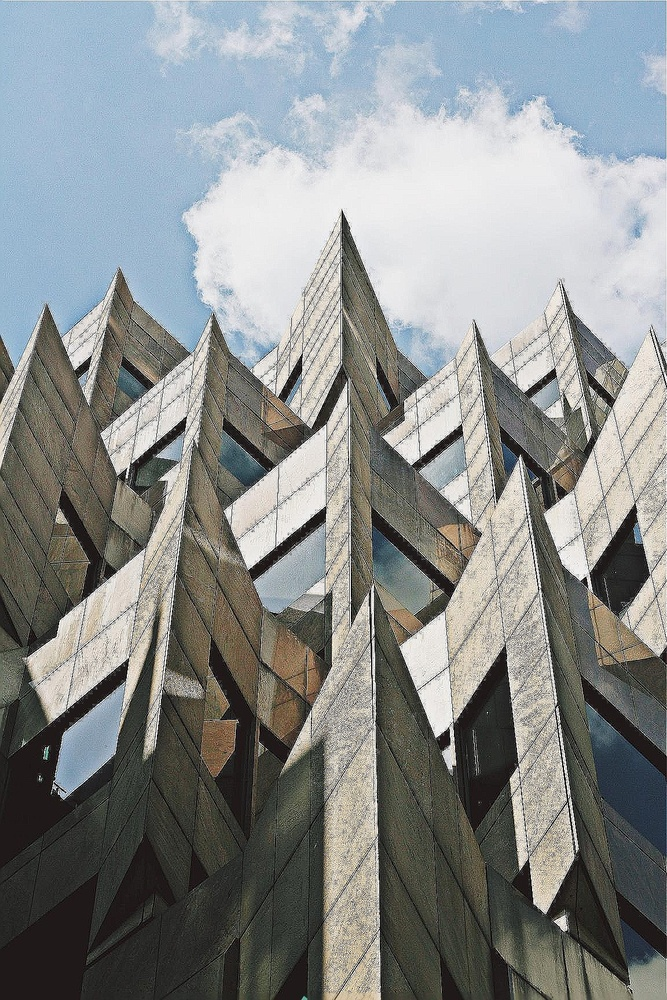
#> input picture PDI/Aula_2/imgs/toa-sharp-def-3.jpg, 667 x 1000 px, shrunk from 1152 x 1728 before the run, found by its file name
$ python code3.py
#> lines starting #> are read from the running program, lines starting #| are printed output that depends on the picture
### PDI/src/pdi_utils.py
import matplotlib.pyplot as plt
import numpy as np


def load_red_roses():
    return plt.imread("PDI//Aula_1//imgs//red_roses.png")

def load_page_image():
    return plt.imread("PDI//Aula_1//imgs//page.jpg")

def load_chess_image():
    return plt.imread("PDI//Aula_1//imgs//chess_gray.png")

def load_woman():
    return plt.imread("PDI//Aula_1//imgs//woman.png")

def load_flipped_seville():
    return plt.imread("PDI//Aula_1//imgs//flipped_seville.png")

def load_lena():
    return plt.imread("PDI//Aula_1//imgs//lena.png")

def load_lools_image():
    return plt.imread("PDI//Aula_2//imgs//shapes52.jpg")

def load_soaps_image():
    return plt.imread("PDI//Aula_2//imgs//soaps.jpg")

def load_building_image():
    return plt.imread("PDI//Aula_2//imgs//toa-sharp-def-3.jpg")
#> returned value is the input picture: shape (1000, 667, 3); mean R, G, B 136.1, 139.7, 139.2

def load_chest_ray_x():
    return plt.imread("PDI//Aula_2//imgs//contrast_00000109_005.png")

def load_aerial_image():
    return plt.imread("PDI//Aula_2//imgs//aerial.png")

def load_rotate_cat():
    return plt.imread("PDI//Aula_2//imgs//cat.jpg")

def show_image(image, title='Image', cmap_type='gray'):
    plt.imshow(image, cmap=cmap_type)
    plt.title(title)
    plt.axis('off')
    plt.show()

def manual_rgb2gray(rgb_img):
    return np.array((rgb_img[:,:,0]*0.29 + rgb_img[:,:,1]*0.59 + rgb_img[:,:,2]*0.11)).astype(int)

### PDI/Aula_2/code3.py

# Import Gaussian filter
from skimage.filters import gaussian
from PDI.src.pdi_utils import load_building_image,show_image
building_image = load_building_image()


# Apply filter sigma = 1
gaussian_image = gaussian(building_image, sigma=1,channel_axis = True)

# Show original and resulting image to compare
show_image(building_image, "Original")
show_image(gaussian_image, "Reduced sharpness Gaussian with sigma = 1")


# Apply gaussian filter sigma = 5
gaussian_image = gaussian(building_image, sigma=5,channel_axis = True)
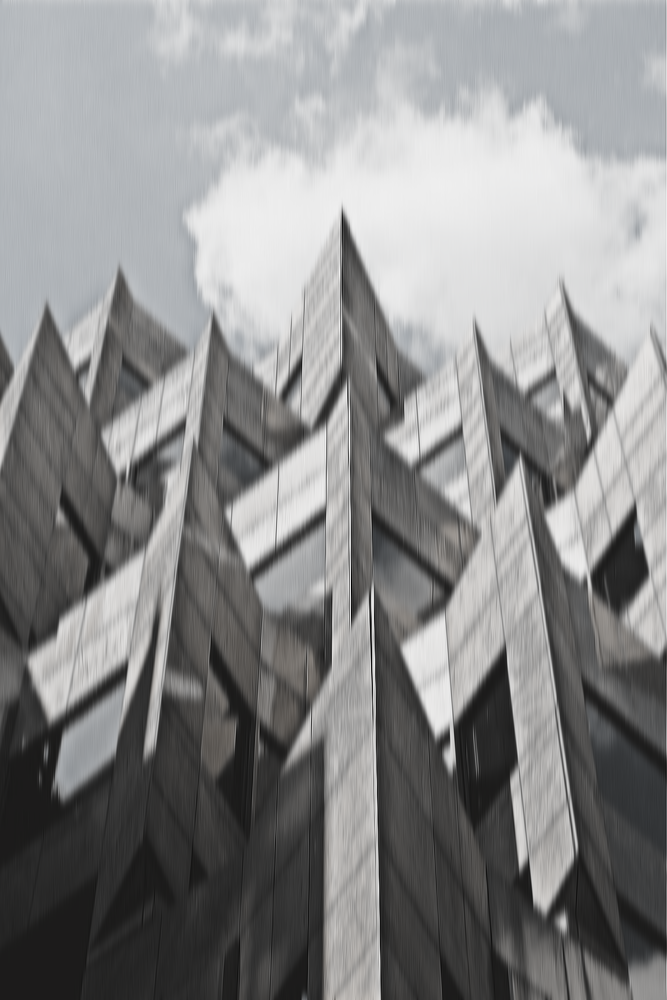
#> gaussian_image: shape (1000, 667, 3) float64; mean R, G, B 0.54, 0.541, 0.542

# Show resulting image to compare
show_image(gaussian_image, "Reduced sharpness Gaussian with sigma = 5")

# Apply filter sigma = 10
gaussian_image = gaussian(building_image, sigma=10,channel_axis = True)
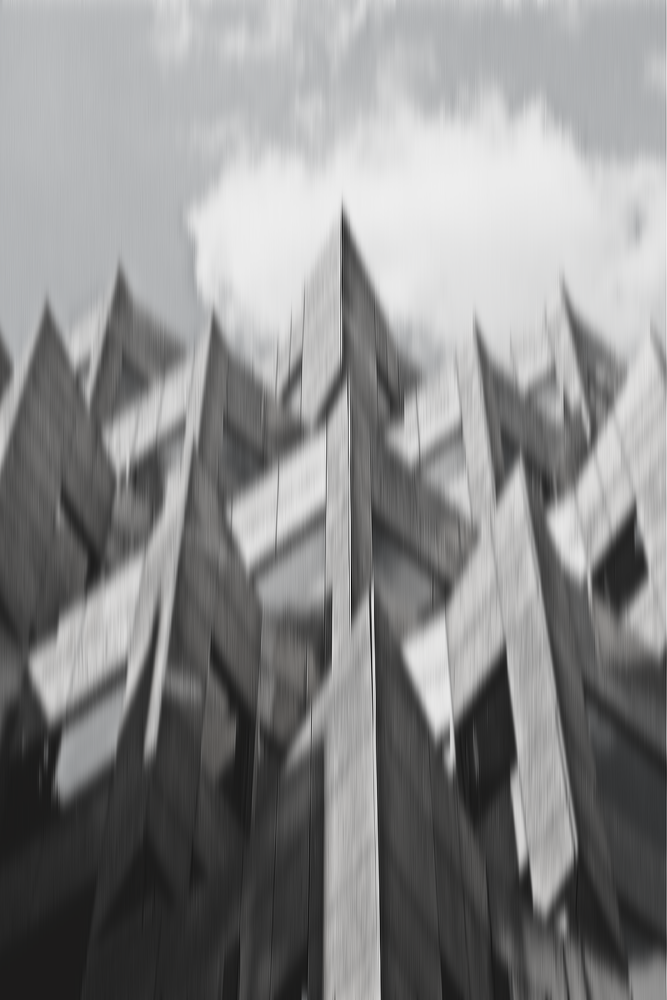
#> gaussian_image: shape (1000, 667, 3) float64; mean R, G, B 0.54, 0.54, 0.541

# Show resulting image to compare
show_image(gaussian_image, "Reduced sharpness Gaussian with sigma = 10")

$ run again, with PDI/Aula_2/imgs/coffee_original.png saved as PDI/Aula_2/imgs/toa-sharp-def-3.jpg
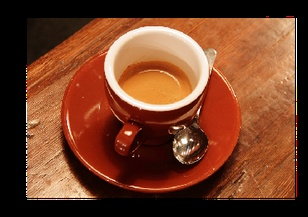
#> input picture PDI/Aula_2/imgs/coffee_original.png, 308 x 217 px, shrunk from 376 x 264 before the run, found by its file name
#> in load_building_image, returned value is the input picture: shape (217, 308, 3); mean R, G, B 115.9, 63.2, 38.5
#> `gaussian_image = gaussian(building_image, sigma=1,channel_axis = True)`:
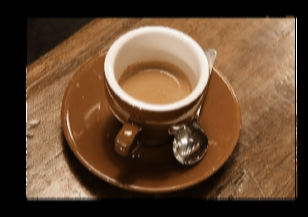
#> gaussian_image: shape (217, 308, 3) float64; mean R, G, B 0.387, 0.281, 0.192
#> `gaussian_image = gaussian(building_image, sigma=10,channel_axis = True)`:
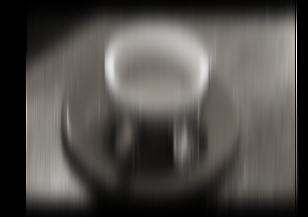
#> gaussian_image: shape (217, 308, 3) float64; mean R, G, B 0.312, 0.3, 0.288
